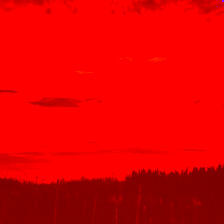
#> input picture images/v0.0/result.png, 224 x 224 px
$ python general_utils.py
#> lines starting #> are read from the running program, lines starting #| are printed output that depends on the picture
import matplotlib.pyplot as plt
import numpy as np
from skimage import io, color
import skimage
import cv2
from PIL import Image

def display(img):
    plt.figure()
    plt.set_cmap('gray')
    plt.imshow(img)
    plt.show()

def get_LAB(image_l, image_ab):
    image_l = image_l.reshape((224, 224, 1))
    image_lab = np.concatenate((image_l, image_ab), axis=2)
    image_lab = image_lab.astype("uint8")
    image_rgb = cv2.cvtColor(image_lab, cv2.COLOR_LAB2RGB)
    image_rgb = Image.fromarray(image_rgb)
    return image_rgb

def to_rgb_image(l, ab):
    shape = (l.shape[0],l.shape[1],3)
    img = np.zeros(shape)
    img[:,:,0] = l[:,:,0]
    img[:,:,1:]= ab
    img = img.astype('uint8')
    img = cv2.cvtColor(img, cv2.COLOR_LAB2RGB)
    return img

def get_pred(model, image_grayscale):
    input_image = np.repeat(image_grayscale[..., np.newaxis], 3, -1)
    input_image = input_image.reshape((1, 224, 224, 3))
    input_image = (input_image.astype('float32') - 127.5) / 127.5
    prediction = model.predict(input_image)
    pred = (prediction[0].astype('float32') * 127.5) + 127.5

    return pred

def to3channels(gray):
    shape = (gray.shape[0], gray.shape[1], 3)
    zeros = np.zeros(shape)
    zeros[:, :, 0] = gray
    zeros[:, :, 1] = gray
    zeros[:, :, 2] = gray
    return zeros

def l_channel_from_image(img_path):
#> called with img_path = '../images/v0.0/result.png'
    img = io.imread(img_path)
#> img is the input picture: shape (224, 224, 3); mean R, G, B 226.4, 0, 0
    img = skimage.transform.resize(img,(224,224))
    gray = color.rgb2gray(img)
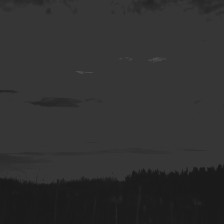
#> gray: shape (224, 224) float64; min 0.102, max 0.308, mean 0.189
    gray = to3channels(gray)
#> in to3channels, `zeros[:, :, 0] = gray`:
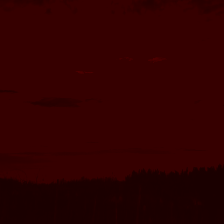
#> zeros: shape (224, 224, 3) float64; mean of channels 0, 1, 2 0.189, 0, 0; drawn as R, G, B
#> in to3channels, `zeros[:, :, 1] = gray`:
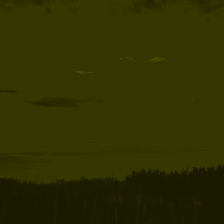
#> zeros: shape (224, 224, 3) float64; mean of channels 0, 1, 2 0.189, 0.189, 0; drawn as R, G, B
    lgray = color.rgb2lab(gray, illuminant='D50')[:, :, 0]
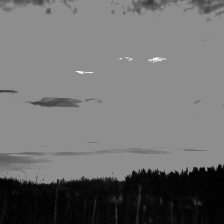
#> lgray: shape (224, 224) float64; min 9.33, max 33.39, mean 19.8; drawn with min black and max white
    return lgray

if __name__ == '__main__':
    display(l_channel_from_image('../images/v0.0/result.png'))
